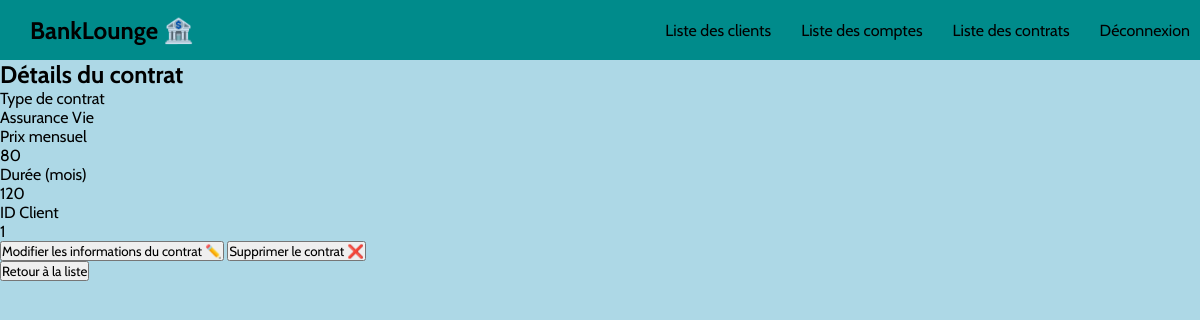
Screenshot of /?action=contract-view&id=5 (signed in) with the database file from the repository.
### tables this page shows
CREATE TABLE `contracts` (
  `contract_id` int(11) NOT NULL AUTO_INCREMENT,
  `contract_type` enum('Assurance Vie','Assurance Habitation','Crédit Immobilier','Crédit à la Consommation','Compte Épargne Logement (CEL)') NOT NULL,
  `contract_price` double(6,2) NOT NULL,
  `contract_duration` int(11) NOT NULL CHECK (`contract_price` > 0),
  `contract_userId` int(11) NOT NULL,
  PRIMARY KEY (`contract_id`),
  KEY `fk_contract_user` (`contract_userId`),
  CONSTRAINT `fk_contract_user` FOREIGN KEY (`contract_userId`) REFERENCES `users` (`user_id`) ON DELETE CASCADE ON UPDATE CASCADE
);

### controllers/ContractController.php (called while the page is built, shortened)
<?php
require_once __DIR__ . '/../models/repositories/ContractRepository.php';
require_once __DIR__ . '/../models/Contract.php';
require_once __DIR__ . '/../lib/utils.php';
class ContractController {
    private ContractRepository $contractRepo;
    public function __construct() {
        $this->contractRepo = new ContractRepository();
    }
    public function view(int $id) {
        $contract = $this->contractRepo->getContract($id);
        require_once __DIR__ . '/../views/contract/view.php';
    }
}

### models/repositories/ContractRepository.php (called while the page is built, shortened)
<?php
require_once __DIR__ . '/../Contract.php';
require_once __DIR__ . '/../../lib/database.php';
require_once __DIR__ . '/../../lib/utils.php';
class ContractRepository {
    public DatabaseConnection $connection;
    public function __construct() {
        $this->connection = new DatabaseConnection();
    }
    public function getContract(int $id): ?Contract {
        $statement = $this->connection->getConnection()->prepare("SELECT * FROM contracts WHERE contract_id = :id");
        $statement->execute(['id' => $id]);
        $result = $statement->fetch();
        $contract = new Contract(EnumContract::toEnum($result['contract_type']), $result['contract_price'], $result['contract_duration'], $result['contract_userId']);
        $contract->setId($result['contract_id']);
        return $contract;
    }
}

### lib/database.php (called while the page is built)
<?php
class DatabaseConnection {
    public ?\PDO $db = null;
    public function getConnection(): PDO {
        if ($this->db == null) {
            $host = 'localhost';
            $dbname = 'mvc-banks';
            $username = 'root';
            $password = '';
            $charset = 'utf8mb4';
            $dsn = "mysql:host=$host;dbname=$dbname;charset=$charset";
            $options = [
                PDO::ATTR_ERRMODE => PDO::ERRMODE_EXCEPTION,
                PDO::ATTR_DEFAULT_FETCH_MODE => PDO::FETCH_ASSOC
            ];
            try {
                $this->db = new PDO($dsn, $username, $password, $options);
            } catch (PDOException $e) {
                die('Erreur de connexion à la base de données : ' . $e->getMessage());
            }
        }
        return $this->db;
    }
}

### lib/utils.php (called while the page is built, shortened)
<?php
    enum EnumContract {
        public function toString(): string {
            return match($this) {
                self::assurance_vie => "Assurance Vie",
                self::assurance_hab => "Assurance Habitation",
                self::credit_immo => "Crédit Immobilier",
                self::credit_conso => "Crédit à la Consommation",
                self::cel => "Compte Épargne Logement (CEL)"
            };
        }
        public static function toEnum(string $typeC): EnumContract {
            return match($typeC) {
                "Assurance Vie" => self::assurance_vie,
                "Assurance Habitation" => self::assurance_hab,
                "Crédit Immobilier" => self::credit_immo,
                "Crédit à la Consommation" => self::credit_conso,
                "Compte Épargne Logement (CEL)" => self::cel,
                default => throw new InvalidArgumentException("Contrat invalide: $typeC")
            };
        }
    }
?>

### models/Contract.php (called while the page is built, shortened)
<?php
require_once __DIR__ . '/../lib/database.php';
require_once __DIR__ . '/../lib/utils.php';
class Contract {
    private ?int $id;
    private EnumContract $typeContract;
    private float $price;
    private int $duration;
    private int $userId;
    public function __construct(EnumContract $typeC, float $price, int $duration, ?int $userId) {
        $this->id = null;
    }
    public function getId(): int {
        return $this->id;
    }
    public function getTypeContract(): string {
        return $this->typeContract->toString();
    }
    public function getPrice(): float {
        return $this->price;
    }
    public function getDuration(): int {
        return $this->duration;
    }
    public function getUserId(): int {
        return $this->userId;
    }
    public function setId(?int $id): void {
        $this->id = $id;
    }
    public function setTypeContract(EnumContract $typeC): void {
        $this->typeContract = $typeC;
    }
    public function setPrice(float $price): void {
        $this->price = $price;
    }
    public function setDuration(int $duration): void {
        $this->duration = $duration;
    }
    public function setUserId(?int $userId): void {
        $this->userId = $userId;
    }
}

### views/contract/view.php (the view, shortened to what this page needs)
<?php require_once __DIR__ . '/../templates/header.php'; ?>
            <section>
                <h1>Détails du contrat</h1>
                <div class="view-container">
                    <div class="view-options">
                        <div class="view-option key">Type de contrat</div>
                        <div class="view-option value"><?= $contract->getTypeContract() ?></div>
                    </div>
                    <div class="view-options">
                        <div class="view-option key">Prix mensuel</div>
                        <div class="view-option value"><?= $contract->getPrice() ?></div>
                    </div>
                    <div class="view-options">
                        <div class="view-option key">Durée (mois)</div>
                        <div class="view-option value"><?= $contract->getDuration() ?></div>
                    </div>
                    <div class="view-options">
                        <div class="view-option key">ID Client</div>
                        <div class="view-option value"><?= $contract->getUserId() ?></div>
                    </div>
                    <div class="view-buttons">
                        <button id="edit"><a href="?action=contract-edit&id=<?= $contract->getId() ?>">Modifier les informations du contrat ✏️</a></button>
                        <button id="delete"><a onclick="return confirm('Voulez-vous supprimer ce contrat?');" href="?action=contract-delete&id=<?= $contract->getId() ?>">Supprimer le contrat ❌</a></button>
                    </div>
                </div>
                <button class="return"><a href="?action=contract-list" >Retour à la liste</a></button>
            </section>

### styles/style.css (style rules this page uses)
* { margin: 0; padding: 0; font-family: "Cabin"; box-sizing: border-box; }
a { color: black; text-decoration: none; }
section { height: 100vh; background-color: lightblue; }

### rows the page displays
contracts: contract_price "80", contract_duration "120", contract_userId "1"

### other values shown
$contract->getTypeContract() "Assurance Vie"
